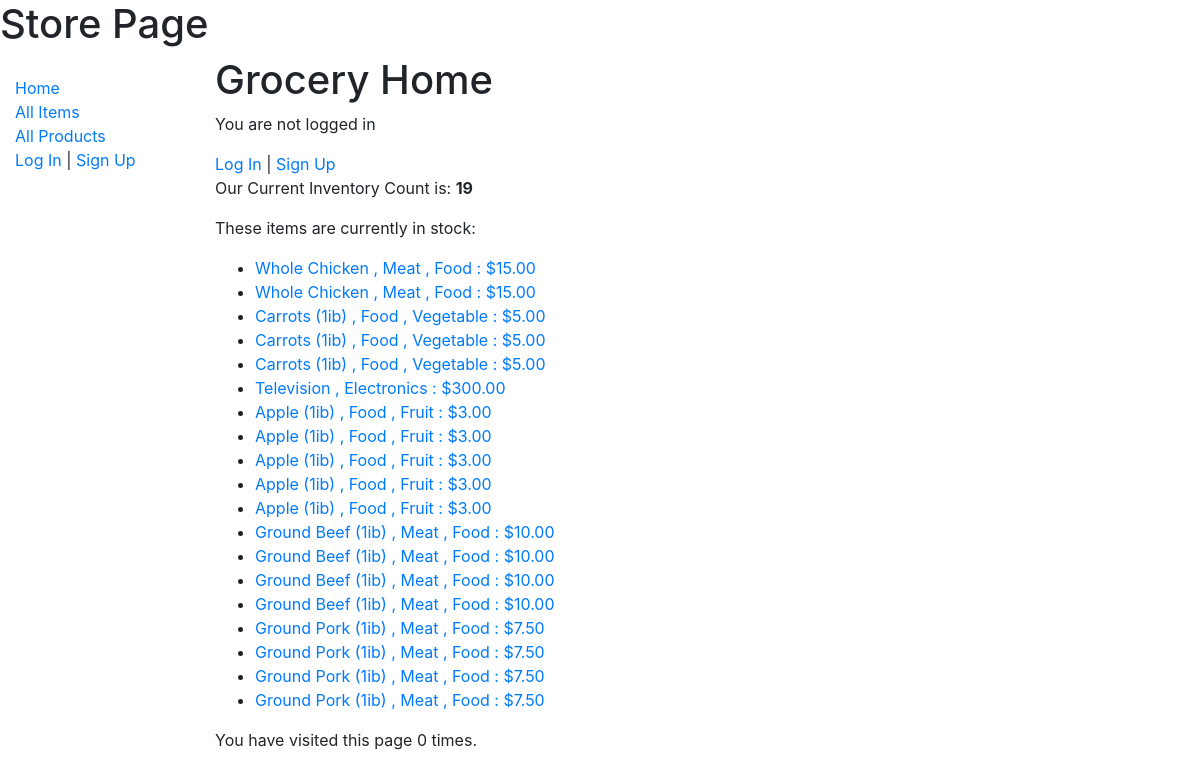
/custport/, run on the app's committed database.
### custport/models.py (models this page shows, shortened)
class ItemInstance(models.Model):
    id = models.UUIDField(primary_key=True, default=uuid.uuid4, help_text='Unique ID for this Item')
    item = models.ForeignKey('Item', on_delete=models.SET_NULL, null=True)
    order = models.ForeignKey('Order', on_delete=models.SET_NULL, null=True, blank=True)
    expirydate = models.DateField(null=True, blank=True)
    AVAILABILITY = (
    ('a','Available'),
    ('o','Order'),
    )
    status = models.CharField(
        max_length=1,
        choices=AVAILABILITY,
        blank=True,
        default='a',
        help_text='Item availability',
    )
    def get_absolute_url(self):
        return reverse('iteminstance-detail', args=[str(self.id)])

class Item(models.Model):
    name = models.CharField(max_length=200)
    product_type = models.ManyToManyField('Product', help_text='Select a Product Type')
    price = models.DecimalField(max_digits=10 ,decimal_places=2, default=0.00)

class Product(models.Model):
    name = models.CharField(max_length=200, help_text='Enter a Product Type (e.g. Fruit)')
    def __str__(self):
        return self.name

### custport/views.py (the view)
# urls.py: path('', views.index, name='index'),
def index(request):
    items_instance_list = ItemInstance.objects.filter(status__contains='a')
    items_instance_num = ItemInstance.objects.filter(status__contains='a').count()
    num_visits = request.session.get('num_visits', 0)
    request.session['num_visits'] = num_visits + 1
    context = {
        'items_instance_list': items_instance_list,
        'items_instance_num': items_instance_num,
		'num_visits': num_visits,
    }
    return render(request, 'index.html', context=context)

### custport/templates/index.html
{% extends "base_generic.html" %}
{% block title %}
<h1>Store Page</h1>
{% endblock %}
{% block content %}
  <h1>Grocery Home</h1>
  {% if user.is_authenticated %}
    Hi {{ user.username }}
	<p><a href="{% url 'logout' %}">Log Out</a></p>
  {% else %}
    <p>You are not logged in</p>
    <a href="{% url 'login' %}">Log In</a> |
    <a href="{% url 'signup' %}">Sign Up</a>
{% endif %}
  <p>Our Current Inventory Count is: <strong>{{ items_instance_num }}</strong></p>
  <p>These items are currently in stock:</p>
  <ul>
    {% for iteminstance in items_instance_list %}
	    {% if iteminstance.status == "a" %}
		    <a href="{{ iteminstance.get_absolute_url }}"><li>{{ iteminstance.item.name }}
			{% for product_type in iteminstance.item.product_type.all %}
		, {{ product_type }}
			{% endfor %}
			: ${{ iteminstance.item.price}}</a></li>
		{% endif %}
	{% endfor %}
  </ul>
  <p>You have visited this page {{ num_visits }}{% if num_visits == 1%} time{% else %} times{% endif %}.</p>
{% endblock %}

### custport/templates/base_generic.html (shortened to what this page needs)
<!DOCTYPE html>
<html lang="en">
<head>
  {% block title %}<title>Grocery Store</title>{% endblock %}
  <link rel="stylesheet" href="https://stackpath.bootstrapcdn.com/bootstrap/4.1.3/css/bootstrap.min.css">
  {% load static %}
  <link rel="stylesheet" href="{% static 'css/styles.css' %}">
</head>
<body>
  <div class="container-fluid">
    <div class="row">
      <div class="col-sm-2">
      {% block sidebar %}
        <ul class="sidebar-nav">
          <li><a href="{% url 'index' %}">Home</a></li>
		  <li><a href="{% url 'items' %}">All Items</a></li>
          <li><a href="{% url 'products' %}">All Products</a></li>
		  {% if user.is_authenticated %}
		  <li><a href="{% url 'logout' %}">Log Out</a></li>
		  {% else %}
		  <li><a href="{% url 'login' %}">Log In</a> | <a href="{% url 'signup' %}">Sign Up</a></li>
		  {% endif %}
        </ul>
     {% endblock %}
      </div>
      <div class="col-sm-10 ">{% block content %}{% endblock %}
	  </div>
    </div>
  </div>
</body>
</html>

### custport/static/css/styles.css (style rules this page uses)
.sidebar-nav { margin-top: 20px; padding: 0; list-style: none; }

### data on the page
ItemInstance: item.name "Whole Chicken", item.price "15.00"
Product: name "Meat"
Product: name "Food"
ItemInstance: item.name "Whole Chicken", item.price "15.00"
ItemInstance: item.name "Carrots (1ib)", item.price "5.00"
Product: name "Vegetable"
ItemInstance: item.name "Carrots (1ib)", item.price "5.00"
ItemInstance: item.name "Carrots (1ib)", item.price "5.00"
ItemInstance: item.name "Television", item.price "300.00"
Product: name "Electronics"
ItemInstance: item.name "Apple (1ib)", item.price "3.00"
Product: name "Fruit"
ItemInstance: item.name "Apple (1ib)", item.price "3.00"
ItemInstance: item.name "Apple (1ib)", item.price "3.00"
ItemInstance: item.name "Apple (1ib)", item.price "3.00"
ItemInstance: item.name "Apple (1ib)", item.price "3.00"
ItemInstance: item.name "Ground Beef (1ib)", item.price "10.00"
ItemInstance: item.name "Ground Beef (1ib)", item.price "10.00"
ItemInstance: item.name "Ground Beef (1ib)", item.price "10.00"
ItemInstance: item.name "Ground Beef (1ib)", item.price "10.00"
ItemInstance: item.name "Ground Pork (1ib)", item.price "7.50"
ItemInstance: item.name "Ground Pork (1ib)", item.price "7.50"
ItemInstance: item.name "Ground Pork (1ib)", item.price "7.50"
ItemInstance: item.name "Ground Pork (1ib)", item.price "7.50"

### other printed values
{{ items_instance_num }} "19"
{{ num_visits }} "0"
